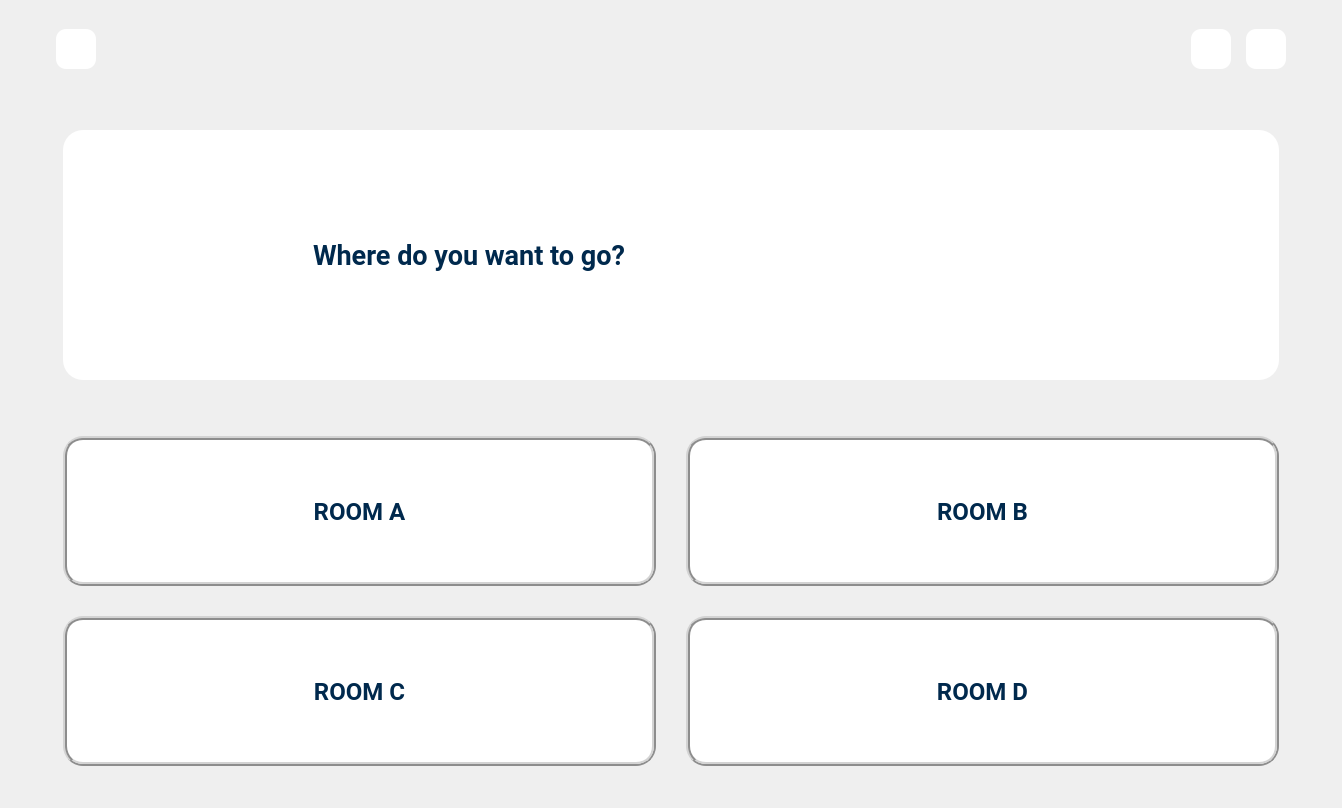
      <widget class="QWidget" name="page_navi">
       <layout class="QVBoxLayout" name="verticalLayout_6">
        <item>
         <widget class="QWidget" name="widget_9" native="true">
          <layout class="QVBoxLayout" name="verticalLayout_11">
           <property name="spacing">
            <number>30</number>
           </property>
           <property name="leftMargin">
            <number>30</number>
           </property>
           <property name="rightMargin">
            <number>30</number>
           </property>
           <item>
            <widget class="QWidget" name="widget_11" native="true">
             <property name="maximumSize">
              <size>
               <width>16777215</width>
               <height>70</height>
              </size>
             </property>
             <layout class="QVBoxLayout" name="verticalLayout_8">
              <property name="spacing">
               <number>0</number>
              </property>
              <property name="leftMargin">
               <number>0</number>
              </property>
              <property name="topMargin">
               <number>0</number>
              </property>
              <property name="rightMargin">
               <number>0</number>
              </property>
              <property name="bottomMargin">
               <number>0</number>
              </property>
              <item>
               <widget class="QWidget" name="widget_18" native="true">
                <property name="maximumSize">
                 <size>
                  <width>16777215</width>
                  <height>60</height>
                 </size>
                </property>
                <property name="styleSheet">
                 <string notr="true"/>
                </property>
                <layout class="QHBoxLayout" name="horizontalLayout_12">
                 <property name="spacing">
                  <number>15</number>
                 </property>
                 <property name="leftMargin">
                  <number>15</number>
                 </property>
                 <property name="rightMargin">
                  <number>15</number>
                 </property>
                 <item>
                  <widget class="QPushButton" name="btn_home_navi">
                   <property name="minimumSize">
                    <size>
                     <width>40</width>
                     <height>40</height>
                    </size>
                   </property>
                   <property name="maximumSize">
                    <size>
                     <width>40</width>
                     <height>40</height>
                    </size>
                   </property>
                   <property name="font">
                    <font>
                     <family>Roboto</family>
                     <pointsize>25</pointsize>
                     <weight>75</weight>
                     <bold>true</bold>
                    </font>
                   </property>
                   <property name="styleSheet">
                    <string notr="true">
background-color: rgb(255, 255, 255);
color: rgb(0, 41, 77);
border-radius:  10px;</string>
                   </property>
                   <property name="text">
                    <string/>
                   </property>
                   <property name="icon">
                    <iconset resource="resources/resources.qrc">
                     <normaloff>:/icon/icon/basic-ui_17055247.png</normaloff>:/icon/icon/basic-ui_17055247.png</iconset>
                   </property>
                   <property name="iconSize">
                    <size>
                     <width>25</width>
                     <height>25</height>
                    </size>
                   </property>
                  </widget>
                 </item>
                 <item>
                  <spacer name="horizontalSpacer">
                   <property name="orientation">
                    <enum>Qt::Horizontal</enum>
                   </property>
                   <property name="sizeHint" stdset="0">
                    <size>
                     <width>1080</width>
                     <height>20</height>
                    </size>
                   </property>
                  </spacer>
                 </item>
                 <item>
                  <widget class="QLabel" name="label_6">
                   <property name="minimumSize">
                    <size>
                     <width>40</width>
                     <height>40</height>
                    </size>
                   </property>
                   <property name="maximumSize">
                    <size>
                     <width>40</width>
                     <height>40</height>
                    </size>
                   </property>
                   <property name="styleSheet">
                    <string notr="true">
background-color: rgb(255, 255, 255);
color: rgb(0, 41, 77);
border-radius:  10px;</string>
                   </property>
                   <property name="text">
                    <string/>
                   </property>
                   <property name="pixmap">
                    <pixmap resource="resources/resources.qrc">:/logo/Logos/Fablab Logo-aftercut.png</pixmap>
                   </property>
                   <property name="scaledContents">
                    <bool>true</bool>
                   </property>
                  </widget>
                 </item>
                 <item>
                  <widget class="QLabel" name="label_7">
                   <property name="minimumSize">
                    <size>
                     <width>40</width>
                     <height>40</height>
                    </size>
                   </property>
                   <property name="maximumSize">
                    <size>
                     <width>40</width>
                     <height>40</height>
                    </size>
                   </property>
                   <property name="styleSheet">
                    <string notr="true">
background-color: rgb(255, 255, 255);
color: rgb(0, 41, 77);
border-radius:  10px;</string>
                   </property>
                   <property name="text">
                    <string/>
                   </property>
                   <property name="pixmap">
                    <pixmap resource="resources/resources.qrc">:/logo/Logos/Logo BK.png</pixmap>
                   </property>
                   <property name="scaledContents">
                    <bool>true</bool>
                   </property>
                  </widget>
                 </item>
                </layout>
               </widget>
              </item>
             </layout>
            </widget>
           </item>
           <item>
            <widget class="QWidget" name="widget_10" native="true">
             <property name="styleSheet">
              <string notr="true"/>
             </property>
             <layout class="QVBoxLayout" name="verticalLayout_5">
              <property name="spacing">
               <number>30</number>
              </property>
              <item>
               <widget class="QWidget" name="widget_21" native="true">
                <layout class="QHBoxLayout" name="horizontalLayout_14">
                 <property name="leftMargin">
                  <number>13</number>
                 </property>
                 <property name="topMargin">
                  <number>13</number>
                 </property>
                 <property name="rightMargin">
                  <number>13</number>
                 </property>
                 <property name="bottomMargin">
                  <number>13</number>
                 </property>
                 <item>
                  <widget class="QWidget" name="widget_12" native="true">
                   <property name="minimumSize">
                    <size>
                     <width>0</width>
                     <height>250</height>
                    </size>
                   </property>
                   <property name="maximumSize">
                    <size>
                     <width>16777215</width>
                     <height>300</height>
                    </size>
                   </property>
                   <property name="styleSheet">
                    <string notr="true">background-color: rgb(255, 255, 255);
color: rgb(0, 41, 77);
border-radius:  20px;
</string>
                   </property>
                   <layout class="QHBoxLayout" name="horizontalLayout_9" stretch="1,1">
                    <property name="spacing">
                     <number>20</number>
                    </property>
                    <property name="leftMargin">
                     <number>30</number>
                    </property>
                    <property name="rightMargin">
                     <number>30</number>
                    </property>
                    <item>
                     <widget class="QLabel" name="label_4">
                      <property name="minimumSize">
                       <size>
                        <width>200</width>
                        <height>200</height>
                       </size>
                      </property>
                      <property name="maximumSize">
                       <size>
                        <width>200</width>
                        <height>200</height>
                       </size>
                      </property>
                      <property name="font">
                       <font>
                        <family>Roboto</family>
                        <pointsize>12</pointsize>
                       </font>
                      </property>
                      <property name="text">
                       <string/>
                      </property>
                      <property name="pixmap">
                       <pixmap resource="resources/resources.qrc">:/robot/robot/floating-minimal-robot.PNG</pixmap>
                      </property>
                      <property name="scaledContents">
                       <bool>true</bool>
                      </property>
                     </widget>
                    </item>
                    <item>
                     <widget class="QLabel" name="prompt_navi">
                      <property name="sizePolicy">
                       <sizepolicy hsizetype="Minimum" vsizetype="Minimum">
                        <horstretch>0</horstretch>
                        <verstretch>0</verstretch>
                       </sizepolicy>
                      </property>
                      <property name="minimumSize">
                       <size>
                        <width>0</width>
                        <height>0</height>
                       </size>
                      </property>
                      <property name="maximumSize">
                       <size>
                        <width>16777215</width>
                        <height>300</height>
                       </size>
                      </property>
                      <property name="font">
                       <font>
                        <family>Roboto</family>
                        <pointsize>20</pointsize>
                        <weight>75</weight>
                        <bold>true</bold>
                       </font>
                      </property>
                      <property name="text">
                       <string>Where do you want to go?</string>
                      </property>
                     </widget>
                    </item>
                   </layout>
                  </widget>
                 </item>
                </layout>
               </widget>
              </item>
              <item>
               <widget class="QWidget" name="widget_15" native="true">
                <property name="styleSheet">
                 <string notr="true">QPushButton:hover {
	border-color: #4c96f7;
}</string>
                </property>
                <layout class="QHBoxLayout" name="horizontalLayout_10">
                 <property name="spacing">
                  <number>50</number>
                 </property>
                 <property name="leftMargin">
                  <number>13</number>
                 </property>
                 <property name="topMargin">
                  <number>13</number>
                 </property>
                 <property name="rightMargin">
                  <number>13</number>
                 </property>
                 <property name="bottomMargin">
                  <number>13</number>
                 </property>
                 <item>
                  <layout class="QGridLayout" name="gridLayout">
                   <property name="spacing">
                    <number>30</number>
                   </property>
                   <item row="0" column="1">
                    <widget class="QPushButton" name="btn_room_b">
                     <property name="minimumSize">
                      <size>
                       <width>550</width>
                       <height>150</height>
                      </size>
                     </property>
                     <property name="maximumSize">
                      <size>
                       <width>16777215</width>
                       <height>150</height>
                      </size>
                     </property>
                     <property name="font">
                      <font>
                       <family>Roboto</family>
                       <pointsize>18</pointsize>
                       <weight>75</weight>
                       <bold>true</bold>
                      </font>
                     </property>
                     <property name="styleSheet">
                      <string notr="true">background-color: rgb(255, 255, 255);
color: rgb(0, 41, 77);
border-radius:  20px;
border: 4px ridge rgb(141, 141, 141);</string>
                     </property>
                     <property name="text">
                      <string>ROOM B</string>
                     </property>
                     <property name="iconSize">
                      <size>
                       <width>150</width>
                       <height>150</height>
                      </size>
                     </property>
                    </widget>
                   </item>
                   <item row="0" column="0">
                    <widget class="QPushButton" name="btn_room_a">
                     <property name="minimumSize">
                      <size>
                       <width>550</width>
                       <height>150</height>
                      </size>
                     </property>
                     <property name="maximumSize">
                      <size>
                       <width>16777215</width>
                       <height>150</height>
                      </size>
                     </property>
                     <property name="font">
                      <font>
                       <family>Roboto</family>
                       <pointsize>18</pointsize>
                       <weight>75</weight>
                       <bold>true</bold>
                      </font>
                     </property>
                     <property name="styleSheet">
                      <string notr="true">background-color: rgb(255, 255, 255);
color: rgb(0, 41, 77);
border-radius:  20px;
border: 4px ridge rgb(141, 141, 141);</string>
                     </property>
                     <property name="text">
                      <string>ROOM A</string>
                     </property>
                     <property name="iconSize">
                      <size>
                       <width>150</width>
                       <height>150</height>
                      </size>
                     </property>
                    </widget>
                   </item>
                   <item row="1" column="0">
                    <widget class="QPushButton" name="btn_room_c">
                     <property name="minimumSize">
                      <size>
                       <width>550</width>
                       <height>150</height>
                      </size>
                     </property>
                     <property name="maximumSize">
                      <size>
                       <width>16777215</width>
                       <height>150</height>
                      </size>
                     </property>
                     <property name="font">
                      <font>
                       <family>Roboto</family>
                       <pointsize>18</pointsize>
                       <weight>75</weight>
                       <bold>true</bold>
                      </font>
                     </property>
                     <property name="styleSheet">
                      <string notr="true">background-color: rgb(255, 255, 255);
color: rgb(0, 41, 77);
border-radius:  20px;
border: 4px ridge rgb(141, 141, 141);</string>
                     </property>
                     <property name="text">
                      <string>ROOM C</string>
                     </property>
                     <property name="iconSize">
                      <size>
                       <width>150</width>
                       <height>150</height>
                      </size>
                     </property>
                    </widget>
                   </item>
                   <item row="1" column="1">
                    <widget class="QPushButton" name="btn_room_d">
                     <property name="minimumSize">
                      <size>
                       <width>550</width>
                       <height>150</height>
                      </size>
                     </property>
                     <property name="maximumSize">
                      <size>
                       <width>16777215</width>
                       <height>150</height>
                      </size>
                     </property>
                     <property name="font">
                      <font>
                       <family>Roboto</family>
                       <pointsize>18</pointsize>
                       <weight>75</weight>
                       <bold>true</bold>
                      </font>
                     </property>
                     <property name="styleSheet">
                      <string notr="true">background-color: rgb(255, 255, 255);
color: rgb(0, 41, 77);
border-radius:  20px;
border: 4px ridge rgb(141, 141, 141);</string>
                     </property>
                     <property name="text">
                      <string>ROOM D</string>
                     </property>
                     <property name="iconSize">
                      <size>
                       <width>150</width>
                       <height>150</height>
                      </size>
                     </property>
                    </widget>
                   </item>
                  </layout>
                 </item>
                </layout>
               </widget>
              </item>
             </layout>
            </widget>
           </item>
          </layout>
         </widget>
        </item>
       </layout>
      </widget>
